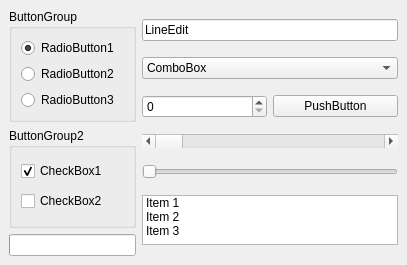
<ui version="4.0" >
 <author></author>
 <comment>*********************************************************************
**
** Copyright (C) 1992-$THISYEAR$ Trolltech AS. All rights reserved.
**
** This file is part of the $MODULE$ of the Qt Toolkit.
**
** $LICENSE$
**
** This file is provided AS IS with NO WARRANTY OF ANY KIND, INCLUDING THE
** WARRANTY OF DESIGN, MERCHANTABILITY AND FITNESS FOR A PARTICULAR PURPOSE.
**
*********************************************************************</comment>
 <exportmacro></exportmacro>
 <class>PreviewWidget</class>
 <widget class="QWidget" name="PreviewWidget" >
  <property name="geometry" >
   <rect>
    <x>0</x>
    <y>0</y>
    <width>407</width>
    <height>265</height>
   </rect>
  </property>
  <property name="sizePolicy" >
   <sizepolicy>
    <hsizetype>1</hsizetype>
    <vsizetype>1</vsizetype>
    <horstretch>0</horstretch>
    <verstretch>0</verstretch>
   </sizepolicy>
  </property>
  <property name="windowTitle" >
   <string>Preview Window</string>
  </property>
  <layout class="QHBoxLayout" >
   <property name="margin" >
    <number>9</number>
   </property>
   <property name="spacing" >
    <number>6</number>
   </property>
   <item>
    <layout class="QVBoxLayout" >
     <property name="margin" >
      <number>0</number>
     </property>
     <property name="spacing" >
      <number>6</number>
     </property>
     <item>
      <widget class="QGroupBox" name="ButtonGroup1" >
       <property name="title" >
        <string>ButtonGroup</string>
       </property>
       <layout class="QVBoxLayout" >
        <property name="margin" >
         <number>9</number>
        </property>
        <property name="spacing" >
         <number>6</number>
        </property>
        <item>
         <widget class="QRadioButton" name="RadioButton1" >
          <property name="text" >
           <string>RadioButton1</string>
          </property>
          <property name="checked" >
           <bool>true</bool>
          </property>
         </widget>
        </item>
        <item>
         <widget class="QRadioButton" name="RadioButton2" >
          <property name="text" >
           <string>RadioButton2</string>
          </property>
         </widget>
        </item>
        <item>
         <widget class="QRadioButton" name="RadioButton3" >
          <property name="text" >
           <string>RadioButton3</string>
          </property>
         </widget>
        </item>
       </layout>
      </widget>
     </item>
     <item>
      <widget class="QGroupBox" name="ButtonGroup2" >
       <property name="title" >
        <string>ButtonGroup2</string>
       </property>
       <layout class="QVBoxLayout" >
        <property name="margin" >
         <number>9</number>
        </property>
        <property name="spacing" >
         <number>6</number>
        </property>
        <item>
         <widget class="QCheckBox" name="CheckBox1" >
          <property name="text" >
           <string>CheckBox1</string>
          </property>
          <property name="checked" >
           <bool>true</bool>
          </property>
         </widget>
        </item>
        <item>
         <widget class="QCheckBox" name="CheckBox2" >
          <property name="text" >
           <string>CheckBox2</string>
          </property>
         </widget>
        </item>
       </layout>
      </widget>
     </item>
     <item>
      <widget class="QProgressBar" name="ProgressBar1" >
       <property name="orientation" >
        <enum>Qt::Horizontal</enum>
       </property>
      </widget>
     </item>
    </layout>
   </item>
   <item>
    <layout class="QVBoxLayout" >
     <property name="margin" >
      <number>0</number>
     </property>
     <property name="spacing" >
      <number>6</number>
     </property>
     <item>
      <widget class="QLineEdit" name="LineEdit1" >
       <property name="text" >
        <string>LineEdit</string>
       </property>
      </widget>
     </item>
     <item>
      <widget class="QComboBox" name="ComboBox1" >
       <item>
        <property name="text" >
         <string>ComboBox</string>
        </property>
       </item>
      </widget>
     </item>
     <item>
      <layout class="QHBoxLayout" >
       <property name="margin" >
        <number>0</number>
       </property>
       <property name="spacing" >
        <number>6</number>
       </property>
       <item>
        <widget class="QSpinBox" name="SpinBox1" />
       </item>
       <item>
        <widget class="QPushButton" name="PushButton1" >
         <property name="text" >
          <string>PushButton</string>
         </property>
        </widget>
       </item>
      </layout>
     </item>
     <item>
      <widget class="QScrollBar" name="ScrollBar1" >
       <property name="orientation" >
        <enum>Qt::Horizontal</enum>
       </property>
      </widget>
     </item>
     <item>
      <widget class="QSlider" name="Slider1" >
       <property name="orientation" >
        <enum>Qt::Horizontal</enum>
       </property>
      </widget>
     </item>
     <item>
      <widget class="QListWidget" name="listWidget" >
       <property name="maximumSize" >
        <size>
         <width>32767</width>
         <height>50</height>
        </size>
       </property>
       <item>
        <property name="text" >
         <string>Item 1</string>
        </property>
       </item>
       <item>
        <property name="text" >
         <string>Item 2</string>
        </property>
       </item>
       <item>
        <property name="text" >
         <string>Item 3</string>
        </property>
       </item>
      </widget>
     </item>
    </layout>
   </item>
  </layout>
 </widget>
 <pixmapfunction></pixmapfunction>
 <resources/>
 <connections/>
</ui>
